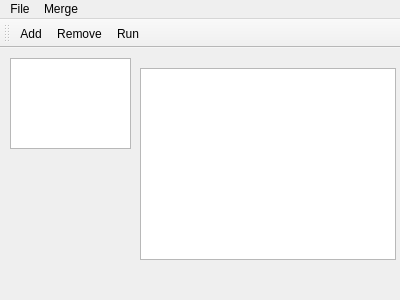
<?xml version="1.0" encoding="UTF-8"?>
<ui version="4.0">
 <class>MainWindow</class>
 <widget class="QMainWindow" name="MainWindow">
  <property name="geometry">
   <rect>
    <x>0</x>
    <y>0</y>
    <width>400</width>
    <height>300</height>
   </rect>
  </property>
  <property name="windowTitle">
   <string/>
  </property>
  <widget class="QWidget" name="centralWidget">
   <widget class="QListWidget" name="listWidget">
    <property name="geometry">
     <rect>
      <x>10</x>
      <y>10</y>
      <width>121</width>
      <height>91</height>
     </rect>
    </property>
   </widget>
   <widget class="QColumnView" name="columnView">
    <property name="geometry">
     <rect>
      <x>140</x>
      <y>20</y>
      <width>256</width>
      <height>192</height>
     </rect>
    </property>
   </widget>
  </widget>
  <widget class="QMenuBar" name="menuBar">
   <property name="geometry">
    <rect>
     <x>0</x>
     <y>0</y>
     <width>400</width>
     <height>22</height>
    </rect>
   </property>
   <widget class="QMenu" name="menuFile">
    <property name="title">
     <string>File</string>
    </property>
    <addaction name="actionAdd"/>
    <addaction name="actionRemove"/>
   </widget>
   <widget class="QMenu" name="menuMerge">
    <property name="title">
     <string>Merge</string>
    </property>
    <addaction name="actionRun"/>
   </widget>
   <addaction name="menuFile"/>
   <addaction name="menuMerge"/>
  </widget>
  <widget class="QToolBar" name="mainToolBar">
   <attribute name="toolBarArea">
    <enum>TopToolBarArea</enum>
   </attribute>
   <attribute name="toolBarBreak">
    <bool>false</bool>
   </attribute>
   <addaction name="actionAdd"/>
   <addaction name="actionRemove"/>
   <addaction name="actionRun"/>
  </widget>
  <action name="actionAdd">
   <property name="text">
    <string>Add</string>
   </property>
  </action>
  <action name="actionRemove">
   <property name="text">
    <string>Remove</string>
   </property>
  </action>
  <action name="actionRun">
   <property name="text">
    <string>Run</string>
   </property>
  </action>
 </widget>
 <layoutdefault spacing="6" margin="11"/>
 <resources/>
 <connections/>
</ui>
